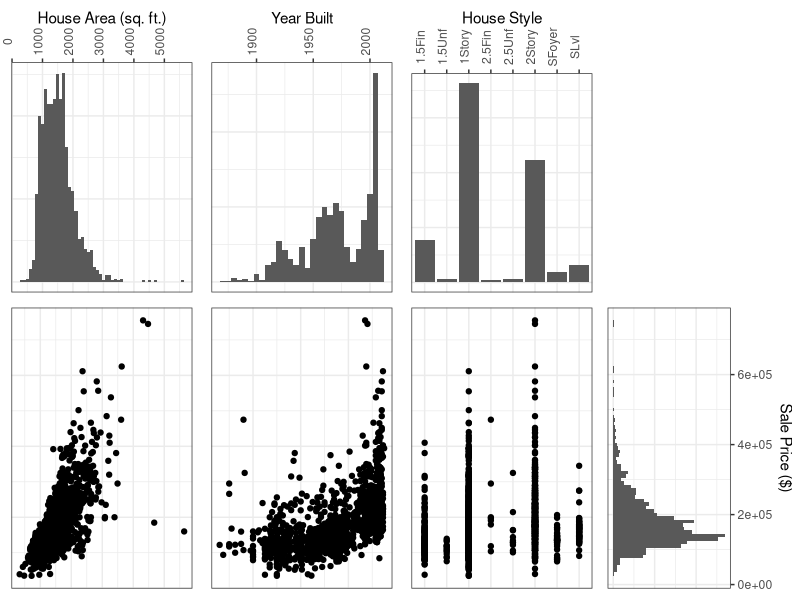
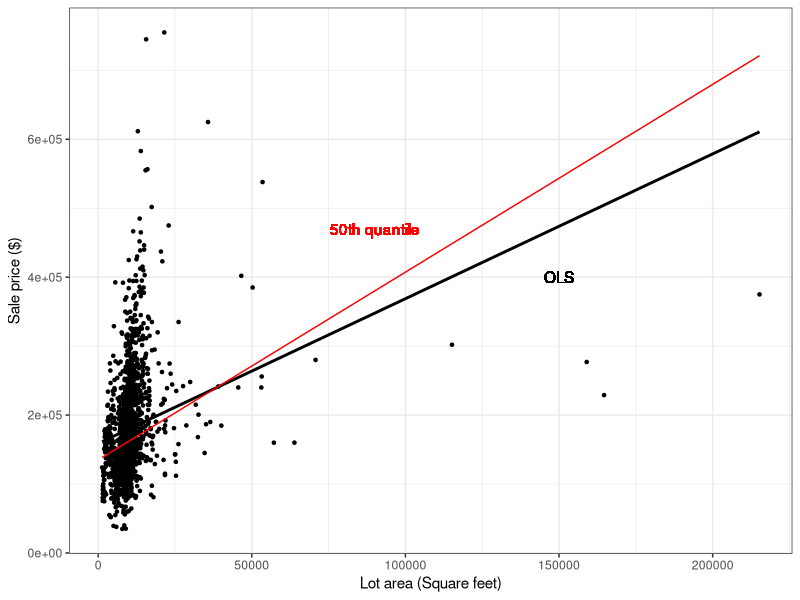
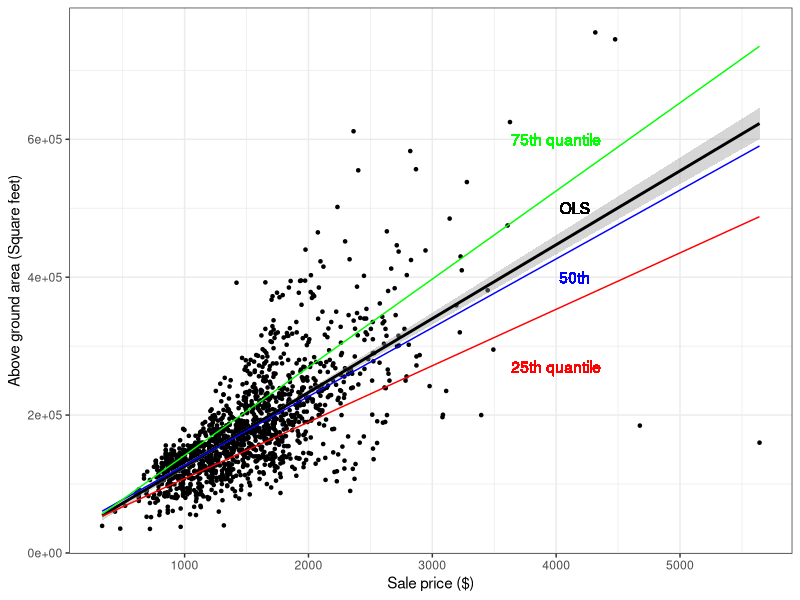
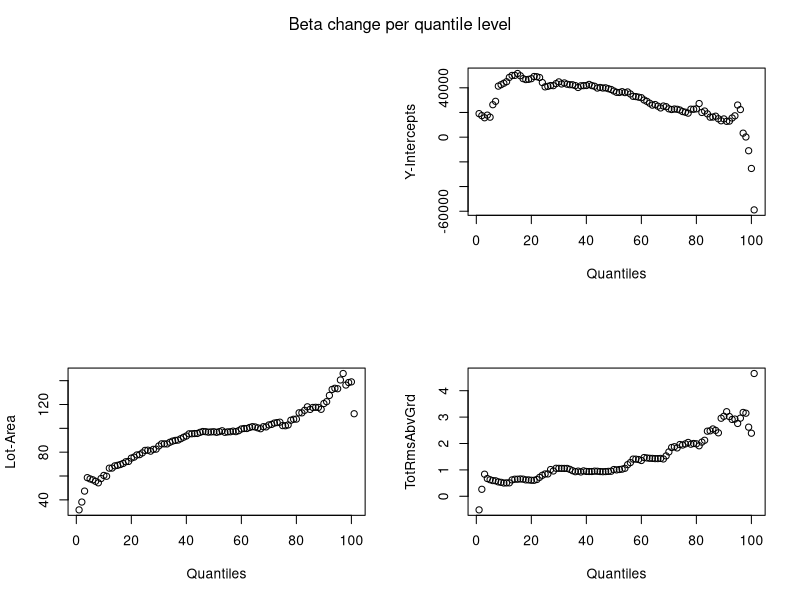
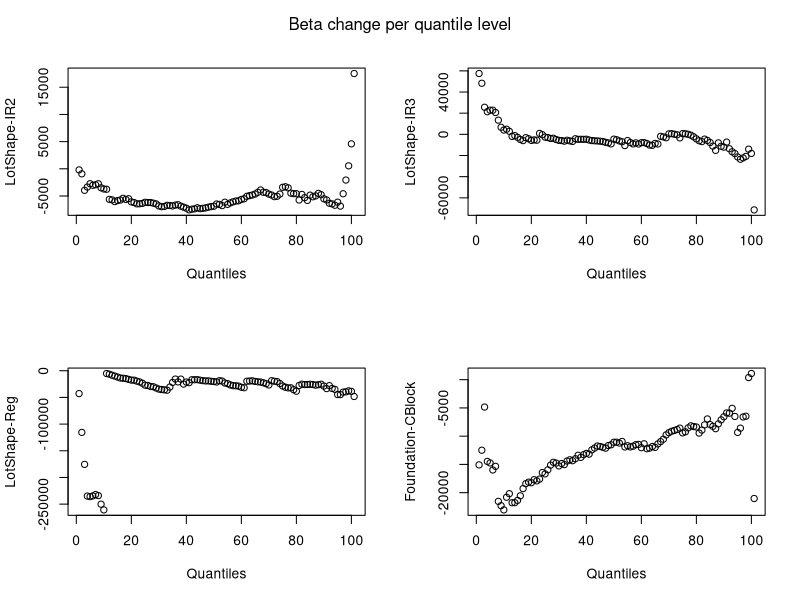
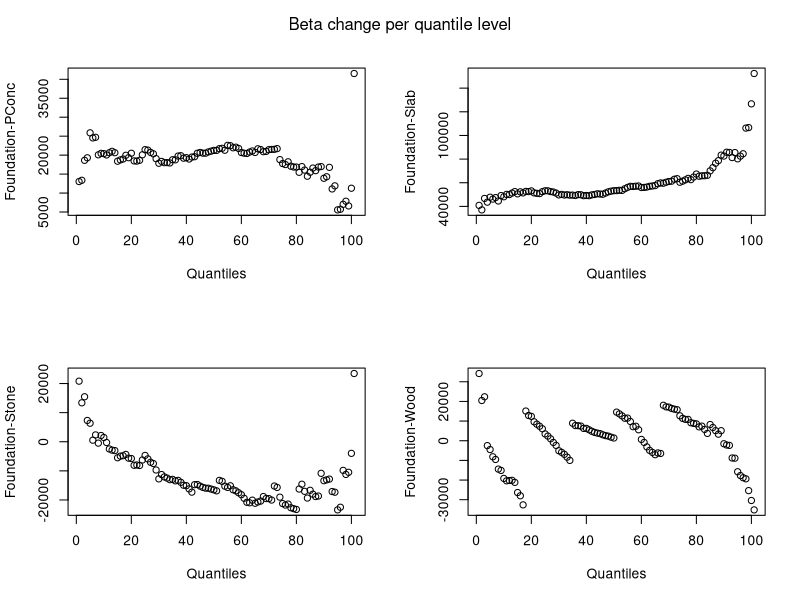

The R source for these figures, in order:
## ---- chunk 1
library(quantreg)
library(Metrics)
require(gridExtra)
library(ggplot2)
## ---- chunk 2
df <- read.csv("TrainData.csv") |>
  na.omit()

#summary(df)
## ---- chunk 3
suppressWarnings({

p1 <- df |> ggplot(aes(x = GrLivArea)) + geom_histogram(binwidth = 100) + theme_bw() + theme(axis.text.y = element_blank(), axis.text.x = element_text(angle = 90), axis.ticks.y = element_blank()) + ylab(NULL) + xlab("House Area (sq. ft.)") + scale_x_continuous(position = "top")

p2 <- df |> ggplot(aes(x = YearBuilt)) + geom_histogram(binwidth = 5) + theme_bw() + theme(axis.text.y = element_blank(), axis.text.x = element_text(angle = 90), axis.ticks.y = element_blank()) + ylab(NULL) + xlab("Year Built") + scale_x_continuous(position = "top")

p3 <- df |> ggplot(aes(x = HouseStyle)) + geom_histogram(stat="count") + theme_bw() + theme(axis.text.y = element_blank(), axis.text.x = element_text(angle = 90), axis.ticks.y = element_blank()) + ylab(NULL) + xlab("House Style") + scale_x_discrete(position = "top")

p4 <- ggplot() + theme_minimal()

p5 <- df |> ggplot(aes(x = GrLivArea, y = SalePrice)) + geom_point() + theme_bw() + theme(axis.text = element_blank(), axis.ticks = element_blank()) + ylab(NULL) + xlab(NULL)

p6 <- df |> ggplot(aes(x = YearBuilt, y = SalePrice)) + geom_point() + theme_bw() + theme(axis.text = element_blank(), axis.ticks = element_blank()) + ylab(NULL) + xlab(NULL)

p7 <- df |> ggplot(aes(x = HouseStyle, y = SalePrice)) + geom_point() + theme_bw() + theme(axis.text = element_blank(), axis.ticks = element_blank()) + ylab(NULL) + xlab(NULL)

p8 <- df |> ggplot(aes(x = SalePrice)) + geom_histogram(binwidth = 10000) + theme_bw() + ylab(NULL) + xlab("Sale Price ($)") + coord_flip() + scale_x_continuous(position = "top") + theme(axis.text.x = element_blank(), axis.ticks.x = element_blank())

grid.arrange(p1, p2, p3, p4, p5, p6, p7, p8, nrow = 2)

})
## ---- chunk 4

df |> ggplot(aes(y = SalePrice, x = LotArea)) +
  geom_point(size = 0.9) +
  geom_smooth(method = lm, se = F, color = "black") +
  geom_text(aes(y = 400000, x = 150000, label = "OLS"), color="black") + 
  geom_quantile(quantiles=0.5, color="red") + 
  geom_text(aes(y = 470000, x = 90000, label = "50th quantile"), color="red") + 
  ylab("Sale price ($)") +
  xlab("Lot area (Square feet)") +
  theme_bw()
## ---- chunk 5
df |> ggplot(aes(y = SalePrice, x = GrLivArea)) +
  geom_point(size = 0.9) +
  stat_smooth(method = lm, color = "black") +
  geom_text(aes(x = 4150, y = 500000, label = "OLS"), color="black") + 
  geom_quantile(quantiles=0.25, color="red") + 
  geom_text(aes(x = 4000, y = 270000, label = "25th quantile"), color="red") + 
  geom_quantile(quantiles=0.5, color="blue") + 
  geom_text(aes(x = 4150, y = 400000, label = "50th"), color="blue") + 
  geom_quantile(quantiles=0.75, color="green") + 
  geom_text(aes(x = 4000, y = 600000, label = "75th quantile"), color="green") + 
  xlab("Sale price ($)") +
  ylab("Above ground area (Square feet)") +
  theme_bw()
## ---- chunk 6
qr50 = rq(data=df, SalePrice ~ GrLivArea + LotArea + TotRmsAbvGrd + as.factor(LotShape) + as.factor(Foundation), tau=0.5)
qr50_summary = summary(qr50)
## ---- chunk 7
#Generate all QR models 
taus <- seq(from=0, to=1, by=.01)
qrs = rq(data=df, SalePrice ~ GrLivArea + LotArea + TotRmsAbvGrd + as.factor(LotShape) + as.factor(Foundation), tau=taus)
## ---- chunk 8
num_of_rows <- nrow(qrs$coefficients)
par(mfrow = c(2, 2))
plot.new()
mtext("Beta change per quantile level", side = 3, line = - 2, outer = TRUE)
plot(qrs$coefficients[1, ], xlab="Quantiles", ylab="Y-Intercepts")
plot(qrs$coefficients[2, ], xlab="Quantiles", ylab="Lot-Area")
plot(qrs$coefficients[3, ], xlab="Quantiles", ylab="TotRmsAbvGrd")
plot(qrs$coefficients[4, ], xlab="Quantiles", ylab="LotShape-IR2")
mtext("Beta change per quantile level", side = 3, line = - 2, outer = TRUE)
plot(qrs$coefficients[5, ], xlab="Quantiles", ylab="LotShape-IR3")
plot(qrs$coefficients[6, ], xlab="Quantiles", ylab="LotShape-Reg")
plot(qrs$coefficients[7, ], xlab="Quantiles", ylab="Foundation-CBlock")
plot(qrs$coefficients[8, ], xlab="Quantiles", ylab="Foundation-PConc")
mtext("Beta change per quantile level", side = 3, line = - 2, outer = TRUE)
plot(qrs$coefficients[9, ], xlab="Quantiles", ylab="Foundation-Slab")
plot(qrs$coefficients[10, ], xlab="Quantiles", ylab="Foundation-Stone")
plot(qrs$coefficients[11, ], xlab="Quantiles", ylab="Foundation-Wood")

## ---- chunk 9

ols = lm(data=df, SalePrice ~ GrLivArea + LotArea + TotRmsAbvGrd + as.factor(LotShape) + as.factor(Foundation))
ols_summary = summary(ols)
ols_summary
## ---- chunk 10
olsMae = mae(predict(ols), df$SalePrice)
olsMae
Qr50Mae = mae(predict(qr50), df$SalePrice)
Qr50Mae
## ---- chunk 11
fullDataLength = length(df$SalePrice)
fullDataLength
count10per = fullDataLength / 10
count10per
sorted_df_desc <- df[order(-df$SalePrice),]
Q90SalePrice <- sorted_df_desc[0:count10per, ] # data greater than 90% of data
length(Q90SalePrice$SalePrice)

qr90_m = rq(data=df, SalePrice ~ GrLivArea + LotArea + TotRmsAbvGrd + as.factor(LotShape) + as.factor(Foundation), tau=0.90)

ols_q90_predictions <- predict(ols, newdata=Q90SalePrice)
ols_q90_mae <- mae(ols_q90_predictions, Q90SalePrice$SalePrice)
ols_q90_mae

qr90_q90_predictions <- predict(qr90_m, newdata=Q90SalePrice)
qr90_q90_mae <- mae(qr90_q90_predictions, Q90SalePrice$SalePrice)
qr90_q90_mae

###########
sorted_df_asc <- df[order(df$SalePrice),]
length(sorted_df_asc$SalePrice)
Q10SalePrice <- sorted_df_asc[0:count10per, ] # data lower than 90% of data
length(Q10SalePrice$SalePrice)

qr10_m = rq(data=df, SalePrice ~ GrLivArea + LotArea + TotRmsAbvGrd + as.factor(LotShape) + as.factor(Foundation), tau=0.10)

ols_q10_predictions <- predict(ols, newdata=Q10SalePrice)
ols_q10_mae <- mae(ols_q10_predictions, Q10SalePrice$SalePrice)
ols_q10_mae

qr10_q10_predictions <- predict(qr10_m, newdata=Q10SalePrice)
qr10_q10_mae <- mae(qr10_q10_predictions, Q10SalePrice$SalePrice)
qr10_q10_mae

## ---- chunk 12
olsRmse = rmse(predict(ols), df$SalePrice)
olsRmse
Qr50Rmse = rmse(predict(qr50), df$SalePrice)
Qr50Rmse
## ---- chunk 13
ols_q90_rmse <- rmse(ols_q90_predictions, Q90SalePrice$SalePrice)
ols_q90_rmse

qr90_q90_rmse <- rmse(qr90_q90_predictions, Q90SalePrice$SalePrice)
qr90_q90_rmse

ols_q10_rmse <- rmse(ols_q10_predictions, Q10SalePrice$SalePrice)
ols_q10_rmse

qr10_q10_rmse <- rmse(qr10_q10_predictions, Q10SalePrice$SalePrice)
qr10_q10_rmse
## ---- chunk 14
ols_summary$df[2]
qr50_summary$rdf
## ---- chunk 15
ols_r <- ols_summary$residuals
# Min OLS error
format(round(min(ols_r), digits=0), scientific=F)
# Absolute min OLS error
format(round(min(abs(ols_r)), digits=0), scientific=F)
# Max OLS error
format(round(max(ols_r), digits=0), scientific=F)
# Absolute max OLS error
format(round(max(abs(ols_r)), digits=0), scientific=F)
# Avg QR OLS error
format(round(mean(abs(ols_r)), digits=0), scientific=F)

# Min QR 50th error
qr50_r <- qr50_summary$residuals
format(round(min(qr50_r), digits=0), scientific=F)
# Absolute min QR 50th error
format(round(min(abs(qr50_r)), digits=0), scientific=F)
# Max QR 50th error
format(round(max(qr50_r), digits=0), scientific=F)
# Absolute max QR 50th error
format(round(max(abs(qr50_r)), digits=0), scientific=F)
# Avg QR 50th error
format(round(mean(abs(qr50_r)), digits=0), scientific=F)
## ---- chunk 16
ols_q90_r <- Q90SalePrice$SalePrice - ols_q90_predictions
# Avg OLS error
ols_q90_r_abs_avg <- format(round(mean(abs(ols_q90_r)), digits=0), scientific=F)
ols_q90_r_abs_avg
# Min OLS error
ols_q90_r_min <- format(round(min(ols_q90_r), digits=0), scientific=F)
ols_q90_r_min
# Absolute min OLS error
ols_q90_r_min_abs <- format(round(min(abs(ols_q90_r)), digits=0), scientific=F)
ols_q90_r_min_abs
# Max OLS error
ols_q90_r_max <- format(round(max(ols_q90_r), digits=0), scientific=F)
ols_q90_r_max
# Absolute max OLS error
ols_q90_r_max_abs <- format(round(max(abs(ols_q90_r)), digits=0), scientific=F)
ols_q90_r_max_abs

### QR for tau = 0.9
qr90_q90_r <- Q90SalePrice$SalePrice - qr90_q90_predictions
# Avg QR 90th error
qr90_q90_r_abs_avg <- format(round(mean(abs(qr90_q90_r)), digits=0), scientific=F)
qr90_q90_r_abs_avg
# Min QR 90th error
qr90_q90_r_min <- format(round(min(qr90_q90_r), digits=0), scientific=F)
qr90_q90_r_min
# Absolute min QR 90th error
qr90_q90_r_min_abs <- format(round(min(abs(qr90_q90_r)), digits=0), scientific=F)
qr90_q90_r_min_abs
# Max QR 90th error
qr90_q90_r_max <- format(round(max(qr90_q90_r), digits=0), scientific=F)
qr90_q90_r_max
# Absolute max QR 90th error
qr90_q90_r_max_abs <- format(round(max(abs(qr90_q90_r)), digits=0), scientific=F)
qr90_q90_r_max_abs

ols_q90_r_max_abs < qr90_q90_r_max_abs
## ---- chunk 17
ols_q10_r <- ols_q10_predictions - Q10SalePrice$SalePrice
# Avg OLS error
ols_q10_r_abs_avg <- format(round(mean(abs(ols_q10_r)), digits=0), scientific=F)
ols_q10_r_abs_avg
# Min OLS error
ols_q10_r_min <- format(round(min(ols_q10_r), digits=0), scientific=F)
ols_q10_r_min
# Absolute min OLS error
ols_q10_r_min_abs <- format(round(min(abs(ols_q10_r)), digits=0), scientific=F)
ols_q10_r_min_abs
# Max OLS error
ols_q10_r_max <- format(round(max(ols_q10_r), digits=0), scientific=F)
ols_q10_r_max
# Absolute max OLS error
ols_q10_r_max_abs <- format(round(max(abs(ols_q10_r)), digits=0), scientific=F)
ols_q10_r_max_abs

length(Q10SalePrice$SalePrice)
length(df$SalePrice)
qr10_q10_r <- resid(qr10_m, newdata=Q10SalePrice)
# Avg QR 10th error
qr10_q10_r_abs_avg <- format(round(mean(abs(qr10_q10_r)), digits=0), scientific=F)
qr10_q10_r_abs_avg
# Min QR 10th error
qr10_q10_r_min <- format(round(min(qr10_q10_r), digits=0), scientific=F)
qr10_q10_r_min
# Absolute min QR 10th error
qr10_q10_r_min_abs <- format(round(min(abs(qr10_q10_r)), digits=0), scientific=F)
qr10_q10_r_min_abs
# Max QR 10th error
qr10_q10_r_max <- format(round(max(qr10_q10_r), digits=0), scientific=F)
qr10_q10_r_max
# Absolute max QR 10th error
qr10_q10_r_max_abs <- format(round(max(abs(qr10_q10_r)), digits=0), scientific=F)
qr10_q10_r_max_abs
## ---- chunk 18
getQrModel <- function(data1, tau1, equation) {
  rq(data=data1, equation, tau=tau1)
}

getPvalue <- function(model1, model2) {
  anova(model1, model2)["table"]$table["pvalue"]
}
## ---- chunk 19
eq_full <- SalePrice ~ GrLivArea + LotArea + TotRmsAbvGrd + as.factor(LotShape) + as.factor(Foundation)
eq_no_foundation <- SalePrice ~ GrLivArea + LotArea + TotRmsAbvGrd + as.factor(LotShape)
eq_no_lotshape <- SalePrice ~ GrLivArea + LotArea + TotRmsAbvGrd + as.factor(Foundation)


qr15 <- getQrModel(df, 0.15, eq_full)
qr15_no_f <- getQrModel(df, 0.15, eq_no_foundation)
qr15_no_lot <- getQrModel(df, 0.15, eq_no_lotshape)

foundation_15_p <- getPvalue(qr15, qr15_no_f)
foundation_15_p
lotshape_15_p <- getPvalue(qr15, qr15_no_lot)
lotshape_15_p


qr25 <- getQrModel(df, 0.25, eq_full)
qr25_no_f <- getQrModel(df, 0.25, eq_no_foundation)
qr25_no_lot <- getQrModel(df, 0.25, eq_no_lotshape)

foundation_25_p <- getPvalue(qr25, qr25_no_f)
foundation_25_p
lotshape_25_p <- getPvalue(qr25, qr25_no_lot)
lotshape_25_p


qr50 <- getQrModel(df, 0.50, eq_full)
qr50_no_f <- getQrModel(df, 0.50, eq_no_foundation)
qr50_no_lot <- getQrModel(df, 0.50, eq_no_lotshape)

foundation_50_p <- getPvalue(qr50, qr50_no_f)
foundation_50_p
lotshape_50_p <- getPvalue(qr50, qr50_no_lot)
lotshape_50_p


qr80 <- getQrModel(df, 0.80, eq_full)
qr80_no_f <- getQrModel(df, 0.80, eq_no_foundation)
qr80_no_lot <- getQrModel(df, 0.80, eq_no_lotshape)

foundation_80_p <- getPvalue(qr80, qr80_no_f)
foundation_80_p
lotshape_80_p <- getPvalue(qr80, qr80_no_lot)
lotshape_80_p


qr95 <- getQrModel(df, 0.95, eq_full)
qr95_no_f <- getQrModel(df, 0.95, eq_no_foundation)
qr95_no_lot <- getQrModel(df, 0.95, eq_no_lotshape)

foundation_95_p <- getPvalue(qr95, qr95_no_f)
foundation_95_p
lotshape_95_p <- getPvalue(qr95, qr95_no_lot)
lotshape_95_p
## q75, q10 and q90 gives singularity errors
## ---- chunk 20
qrs_summary <- summary(qrs, se = "iid")
#tau: 0.1
q10_sig <- qrs_summary[11][[1]]$coefficients[,4][0:4]
#tau: 0.25
q25_sig <- qrs_summary[26][[1]]$coefficients[,4][0:4]
#tau: 0.5
q50_sig <- qrs_summary[51][[1]]$coefficients[,4][0:4]
#tau: 0.75
q75_sig <- qrs_summary[76][[1]]$coefficients[,4][0:4]
#tau: 0.9
q90_sig <- qrs_summary[91][[1]]$coefficients[,4][0:4]
